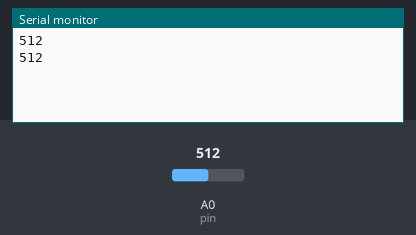
Bench run of a sketch on a simulated Arduino Uno, built with avr-gcc and run on an emulated ATmega328P. Parts: the last lines printed to the serial monitor. The test bench sets the inputs (shaded band); at power-on: A0 (pin) = 512.

Above: at 10.8 s.
10.9 s: A0 (pin) set to 716
At 20.7 s:
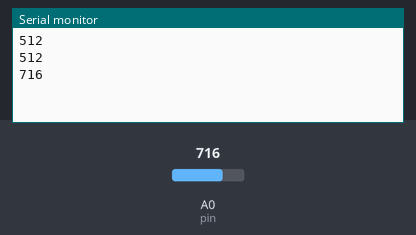
20.9 s: A0 (pin) set to 900
At 31.3 s:
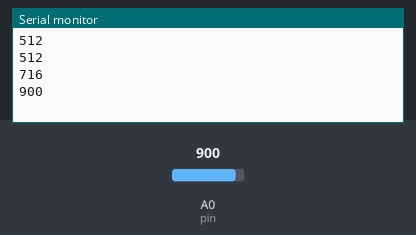
Timing chart, 0 to 32.8 s (numbered marks = the images above; inputs shaded):
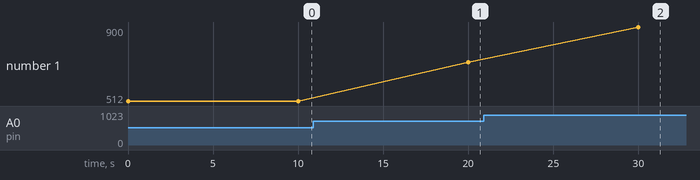

The sketch:

Heart_test.ino
```cpp
//// Pins
//const int ledPin = 13;
//const int sensePin = 0;
//
//// LED blink variables
//int ledState = LOW;
//long ledOnMillis = 0;
//long ledOnInterval = 50;
//
//// Hearbeat detect variables
//int newHeartReading = 0;
//int lastHeartReading = 0;
//int Delta = 0;
//int recentReadings[8] = {0,0,0,0,0,0,0,0};
//int historySize = 8;
//int recentTotal = 0;
//int readingsIndex = 0;
//boolean highChange = false;
//int totalThreshold = 2;
//int Heartrate[16] ={0,0,0,0,0,0,0,0,0,0,0,0,0,0,0,0};
//int Heartratebuf=16;
//int aveHeartrate=0;
//int i=0,indh=0;
//
//// Heartbeat Timing
//long lastHeartbeatTime = 0;
//long debounceDelay = 150;
//int currentHeartrate = 0;
//
//void setup() {
//// initialize the serial communication:
//Serial.begin(9600);
//// initialize the digital pin as an output:
//pinMode(ledPin, OUTPUT);
//}
//
//void loop() {
//// Turn off LED
//digitalWrite(ledPin, LOW);
//
//// Read analogue pin.
//newHeartReading = analogRead(sensePin);
////Serial.println(newHeartReading);
////Calculate Delta
//Delta = newHeartReading - lastHeartReading;
//lastHeartReading = newHeartReading;
//
//// Find new recent total
//recentTotal = recentTotal - recentReadings[readingsIndex] + Delta;
//// replace indexed recent value
//recentReadings[readingsIndex] = Delta;
//// increment index
//readingsIndex = (readingsIndex + 1) % historySize;
//
////Debug
////Serial.println(recentTotal);
//
//// Decide whether to start an LED Blink.
//if (recentTotal >= totalThreshold) {
//// Possible heartbeart, check time
//if (millis() - lastHeartbeatTime >= debounceDelay) {
//// Heartbeat
//digitalWrite(ledPin, HIGH);
//currentHeartrate = 60000 / (millis() - lastHeartbeatTime);
//Heartrate[indh++]=currentHeartrate;
//for(i=0;i<Heartratebuf;i++)
//{
//aveHeartrate += Heartrate[i];
//}
//aveHeartrate =aveHeartrate/Heartratebuf;
//if(indh==Heartratebuf)
//indh=0;
//
//lastHeartbeatTime = millis();
//
//// Print Results
////Serial.println("Beat");
////Serial.print("AVER:");
////Serial.println(aveHeartrate);
//if (currentHeartrate <= aveHeartrate && currentHeartrate<= 200)
//{
//Serial.print("Beat:");
//Serial.println(currentHeartrate);
//}
//aveHeartrate=0;
//
//}
//}
//delay(10);
//}
int led_pin = 13;
int pin = A0;
double alpha = 0.75;
int change = 0;
double oldvalue = 0.0;
double oldchange = 0.0;

void setup() {
  Serial.begin(9600);
}

void loop() {
  int rawvalue = 0;
  rawvalue = analogRead(pin);
  double value = alpha*oldvalue+(1-alpha)*rawvalue;
  change = value-oldvalue;
  Serial.println(rawvalue);
  digitalWrite(led_pin, (change<0.0&&oldchange>0.0));
  oldvalue = value;
  oldchange = change;
  delay(10000);
}
```

Measured:
- after the input at 10.9 s, the serial monitor: prints a new line after 9.1 s (image 1)
- after the input at 20.9 s, the serial monitor: prints a new line after 9.1 s (image 2)
- plotted number 1: 512 → 716 after the input at 10.9 s, 716 → 900 after the input at 20.9 s
